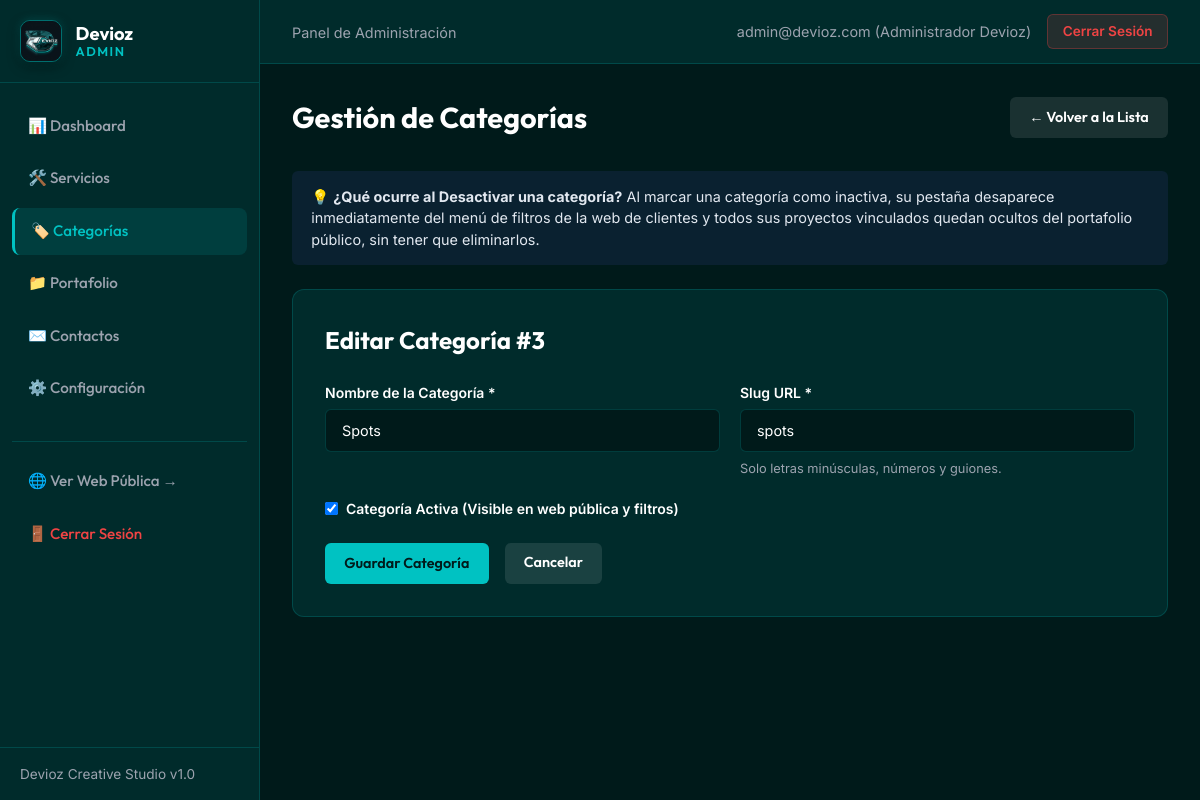
The app's page /admin/categorias.php?action=edit&id=3 (signed in) with its own data.
### tables this page shows
CREATE TABLE `categorias` (
  `id` INT AUTO_INCREMENT PRIMARY KEY,
  `nombre` VARCHAR(100) NOT NULL,
  `slug` VARCHAR(120) NOT NULL UNIQUE,
  `estado` TINYINT DEFAULT 1 COMMENT '1: Activo, 0: Inactivo',
  `creado_en` TIMESTAMP DEFAULT CURRENT_TIMESTAMP,
  KEY `idx_categorias_estado` (`estado`)
);

### backend/helpers/validation.php (called while the page is built, shortened)
<?php
function sanitizeText($data) {
    return htmlspecialchars(trim($data), ENT_QUOTES, 'UTF-8');
}

### admin/categorias.php (the view, shortened to what this page needs)
<?php
require_once __DIR__ . '/../backend/helpers/validation.php';
$pdo = getPDOConnection();
$action = sanitizeText($_GET['action'] ?? 'list');
$editCategory = null;
if ($action === 'edit' && isset($_GET['id'])) {
    $id = (int)$_GET['id'];
    $stmt = $pdo->prepare("SELECT * FROM categorias WHERE id = :id");
    $stmt->execute(['id' => $id]);
    $editCategory = $stmt->fetch();
}
require_once __DIR__ . '/includes/header.php';
?>
<div class="page-title-box">
  <h1 class="page-title">Gestión de Categorías</h1>
  <?php if ($action === 'list'): ?>
    <a href="categorias.php?action=create" class="btn-admin btn-admin-primary">+ Nueva Categoría</a>
  <?php else: ?>
    <a href="categorias.php" class="btn-admin btn-admin-secondary">&larr; Volver a la Lista</a>
  <?php endif; ?>
</div>
<div class="alert-admin alert-admin-info" style="background: rgba(99, 102, 241, 0.1); border-left: 4px solid var(--devioz-accent); color: #e2e8f0; margin-bottom: 1.5rem; padding: 0.9rem 1.2rem; border-radius: 6px; font-size: 0.9rem;">
  💡 <strong>¿Qué ocurre al Desactivar una categoría?</strong> Al marcar una categoría como inactiva, su pestaña desaparece inmediatamente del menú de filtros de la web de clientes y todos sus proyectos vinculados quedan ocultos del portafolio público, sin tener que eliminarlos.
</div>
<?php if ($action === 'create' || $action === 'edit'): ?>
  <div class="admin-card">
    <h2 style="font-family: var(--font-heading); margin-bottom: 1.5rem;">
      <?php echo $editCategory ? 'Editar Categoría #' . $editCategory['id'] : 'Crear Nueva Categoría'; ?>
    </h2>
    <form method="POST" action="categorias.php">
      <div class="form-grid">
        <div class="form-group-admin">
          <label for="nombre">Nombre de la Categoría *</label>
          <input type="text" id="nombre" name="nombre" class="form-control-admin" maxlength="100" required value="<?php echo htmlspecialchars($editCategory['nombre'] ?? ''); ?>">
        </div>
        <div class="form-group-admin">
          <label for="slug">Slug URL *</label>
          <input type="text" id="slug" name="slug" class="form-control-admin" maxlength="120" placeholder="ej-branding" required value="<?php echo htmlspecialchars($editCategory['slug'] ?? ''); ?>">
          <small style="color: var(--devioz-gray); font-size: 0.8rem;">Solo letras minúsculas, números y guiones.</small>
        </div>
        <div class="form-group-admin full">
          <label style="display: flex; align-items: center; gap: 0.5rem; cursor: pointer;">
            <input type="checkbox" name="estado" value="1" <?php echo (!isset($editCategory) || $editCategory['estado'] == 1) ? 'checked' : ''; ?>>
            <span>Categoría Activa (Visible en web pública y filtros)</span>
          </label>
        </div>
      </div>
      <div style="margin-top: 1.5rem; display: flex; gap: 1rem;">
        <button type="submit" class="btn-admin btn-admin-primary">Guardar Categoría</button>
        <a href="categorias.php" class="btn-admin btn-admin-secondary">Cancelar</a>
      </div>
    </form>
  </div>
<?php endif; ?>
<?php require_once __DIR__ . '/includes/footer.php'; ?>

### admin/assets/css/admin.css (style rules this page uses)
:root { --devioz-primary: #00c2c2; --devioz-primary-hover: #00d4d4; --devioz-dark: #001a1a; --devioz-dark-secondary: #002b2b; --devioz-teal-deep: #004d4d; --devioz-teal: #14b8a6; --devioz-white: #ffffff; --devioz-gray: #9ca3af; --devioz-border: rgba(0, 194, 194, 0.2); --devioz-danger: #ef4444; --devioz-success: #25d366; --devioz-warning: #f59e0b; --sidebar-width: 260px; --font-heading: 'Outfit', sans-serif; --font-body: 'Inter', sans-serif; }
*, *::before, *::after { box-sizing: border-box; margin: 0; padding: 0; }
body { font-family: var(--font-body); background-color: var(--devioz-dark); color: var(--devioz-white); line-height: 1.5; display: flex; min-height: 100vh; }
a { color: inherit; text-decoration: none; }
.page-title-box { margin-bottom: 2rem; display: flex; align-items: center; justify-content: space-between; }
.page-title { font-family: var(--font-heading); font-size: 1.8rem; font-weight: 700; }
.btn-admin { display: inline-flex; align-items: center; gap: 0.4rem; padding: 0.6rem 1.2rem; font-family: var(--font-heading); font-size: 0.9rem; font-weight: 600; border-radius: 6px; border: none; cursor: pointer; transition: all 0.2s ease; }
.btn-admin-primary { background: var(--devioz-primary); color: var(--devioz-dark); }
.btn-admin-secondary { background: rgba(255,255,255,0.1); color: #fff; }
.admin-card { background: var(--devioz-dark-secondary); border: 1px solid var(--devioz-border); border-radius: 12px; padding: 2rem; margin-bottom: 2rem; }
.form-grid { display: grid; grid-template-columns: repeat(2, 1fr); gap: 1.25rem; }
.form-group-admin { display: flex; flex-direction: column; gap: 0.4rem; }
.form-group-admin.full { grid-column: span 2; }
.form-group-admin label { font-size: 0.875rem; font-weight: 600; color: var(--devioz-white); }
.form-control-admin { background: var(--devioz-dark); border: 1px solid var(--devioz-border); border-radius: 6px; padding: 0.75rem 1rem; color: #fff; font-family: var(--font-body); font-size: 0.9rem; outline: none; }
.alert-admin { padding: 1rem 1.25rem; border-radius: 8px; margin-bottom: 1.5rem; font-size: 0.9rem; }

### records on screen
categorias: id "3", nombre "Spots", slug "spots", estado "☑"

### other values on screen
$currentUser['email'] "admin@devioz.com"
$currentUser['nombre'] "Administrador Devioz"
